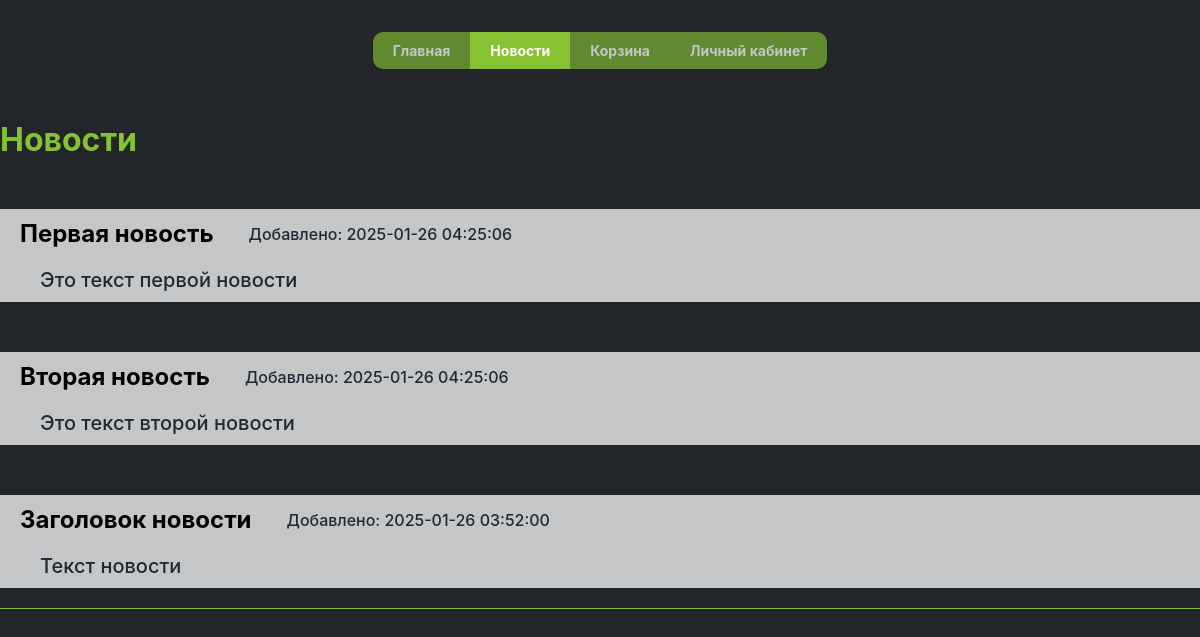
The app's page /news.php (signed in) with its own data.
### tables this page shows
CREATE TABLE `news` (
  `id` int(11) NOT NULL,
  `title` varchar(255) NOT NULL,
  `text` text NOT NULL,
  `created_at` timestamp NULL DEFAULT current_timestamp()
);

### backend/add_news.php (called while the page is built)
<?php
require 'db.php';
function getNews() {
    global $pdo;
    try {
        $stmt = $pdo->query("SELECT title, text, created_at FROM news ORDER BY created_at DESC");
        return $stmt->fetchAll(PDO::FETCH_ASSOC);
    } catch (PDOException $e) {
        error_log('Ошибка получения новостей: ' . $e->getMessage());
        return false;
    }
}
?>

### news.php (the view, shortened to what this page needs)
<?php
require 'backend/add_news.php';
?>
<!DOCTYPE html>
<html lang="en">
<head>
    <link href="/styles/style.css" rel="stylesheet">
</head>
<body>
    <?php include 'header.php';?>
    <?php if (isset($_SESSION['user_id'])): ?>
        <div class="news">
            <div class="container">
                <div class = "news-title">Новости</div>
                <?php
                $news = getNews();
                if ($news && !empty($news)):
                    foreach ($news as $row): ?>
                        <div class="news-item">
                            <div class="news-header">
                                <span><?php echo htmlspecialchars($row['title']); ?></span>
                                <span>Добавлено: <?php echo htmlspecialchars($row['created_at']); ?></span>
                            </div>
                            <span><?php echo nl2br(htmlspecialchars($row['text'])); ?></span>
                        </div>
                    <?php endforeach;
                else: ?>
                    <p>Нет новостей.</p>
                <?php endif; ?>
            </div>
        </div>
    <?php endif; ?>
</body>
</html>

### styles/style.css (style rules this page uses)
* { -webkit-box-sizing: border-box; box-sizing: border-box; margin:0; padding:0; }
html { --black: #222629; --gray: #1F2833; --white: #C5C6C7; --blue: #86C232; --dark-blue: #61892F; font-size:10px; font-family: "Inter"; }
body { background-color: var(--black); }
.container { max-width: 1200px; margin:0 auto; display: -webkit-box; display: -ms-flexbox; display: flex; -webkit-box-orient: horizontal; -webkit-box-direction: normal; -ms-flex-direction: row; flex-direction: row; gap:50px; padding:20px 0; border-bottom: 1px solid var(--blue); }
.news .container, .buys .container { display: -webkit-box; display: -ms-flexbox; display: flex; -webkit-box-orient: vertical; -webkit-box-direction: normal; -ms-flex-direction: column; flex-direction: column; }
.news-item { width:100%; height: -webkit-max-content; height: -moz-max-content; height: max-content; background-color: var(--white); display: -webkit-box; display: -ms-flexbox; display: flex; -webkit-box-orient: vertical; -webkit-box-direction: normal; -ms-flex-direction: column; flex-direction: column; gap:20px; padding:10px 20px; }
.news-item span:first-child { font-size:24px; font-weight: 700; }
.news-title, .buys-title { font-size:32px; font-weight: 700; color:var(--blue); }
.news-item span:last-child { font-size:20px; font-weight: 500; color:var(--gray); margin-left:20px; }
.news-header { display: -webkit-box; display: -ms-flexbox; display: flex; -webkit-box-orient: horizontal; -webkit-box-direction: normal; -ms-flex-direction: row; flex-direction: row; gap:15px; -webkit-box-align: center; -ms-flex-align: center; align-items: center; }
.news-header span:last-child { font-size:16px; }

### records on screen
news: title "Первая новость", created_at "2025-01-26 04:25:06", text "Это текст первой новости"
news: title "Вторая новость", created_at "2025-01-26 04:25:06", text "Это текст второй новости"
news: title "Заголовок новости", created_at "2025-01-26 03:52:00", text "Текст новости"
